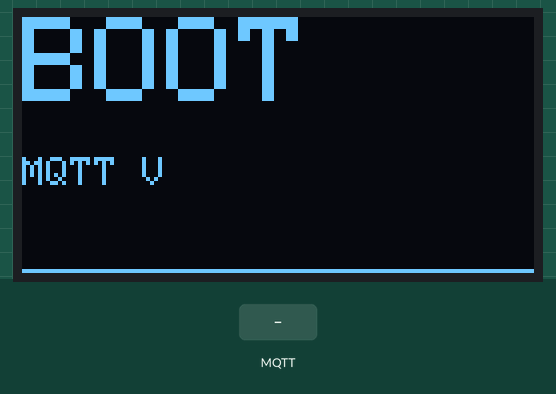
A sketch run on a simulated ESP8266 (NodeMCU). Shown: 128×64 one-colour display. The inputs (shaded band) are chosen by the test bench. WiFi joins after 1.5 s; servers stay silent unless stated; no MQTT or app messages arrive unless stated; not simulated (calls return 0 or success): arduino_secrets.h; what the sketch prints to the serial monitor is not drawn.

Above: at 2.2 s.
At 8.6 s:
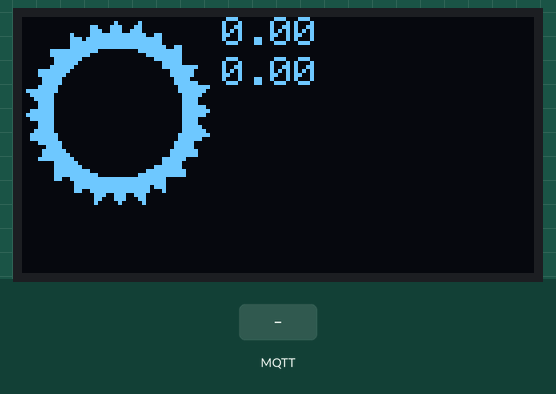
8.7 s: MQTT message "09" arrives on the first subscribed topic
10.2 s: MQTT message "on" arrives on the first subscribed topic
At 16.9 s:
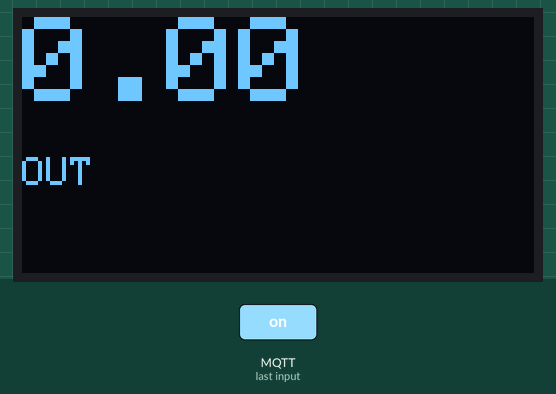
Timing chart, 0 to 17.7 s (numbered marks = the images above; inputs shaded):
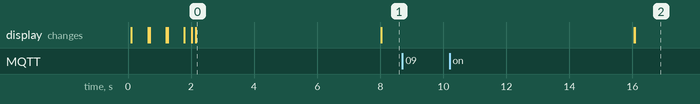

The sketch:

micro-display.ino
```cpp
#include "arduino_secrets.h"
#include <Adafruit_GFX.h>
#include <Adafruit_SSD1306.h>

#include <ESP8266WiFi.h>
#include <PubSubClient.h>

#include <DHT.h>
#include <DHT_U.h>

#define OLED_RESET 0
Adafruit_SSD1306 display(OLED_RESET);

const char* ssid = SECRET_SSID;
const char* password =  SECRET_PASSWD;

const char* mqttServer = "docker-master-1";
const int mqttPort = 1883;

float outsideTemperature = 0;
float insideTemperature = 0;
float outsideHumidity = 0;
double outsideDewPoint = 0;
char symbol = 's';

unsigned long expectedUpdateInterval = 10 * 60 * 1000; //ms
unsigned long lastUpdateMillis = 0;

//generated with: http://javl.github.io/image2cpp/
const unsigned char rain [] PROGMEM = {
  // '9-512_48x48, 48x48px -> https://www.iconfinder.com/icons/2459666/cloud_cloudy_rain_raining_weather_icon
  0x00, 0x00, 0x00, 0x7e, 0x00, 0x00, 0x00, 0x00, 0x01, 0xff, 0xc0, 0x00, 0x00, 0x00, 0x07, 0xff,
  0xe0, 0x00, 0x00, 0x00, 0x0f, 0x80, 0xf8, 0x00, 0x00, 0x00, 0x1e, 0x00, 0x38, 0x00, 0x00, 0x3f,
  0x9c, 0x00, 0x1c, 0x00, 0x00, 0x7f, 0xf8, 0x00, 0x1e, 0x00, 0x00, 0xff, 0xf8, 0x00, 0x0e, 0x00,
  0x01, 0xe0, 0xf0, 0x00, 0x06, 0x00, 0x03, 0xc0, 0x30, 0x00, 0x07, 0x00, 0x03, 0x80, 0x00, 0x00,
  0x07, 0x00, 0x03, 0x00, 0x00, 0x00, 0x07, 0x00, 0x03, 0x00, 0x00, 0x00, 0x07, 0x00, 0x07, 0x00,
  0x00, 0x00, 0x07, 0x80, 0x1f, 0x00, 0x00, 0x00, 0x07, 0xf0, 0x3e, 0x00, 0x00, 0x00, 0x07, 0xf8,
  0x38, 0x00, 0x00, 0x00, 0x00, 0x3c, 0x70, 0x00, 0x00, 0x00, 0x00, 0x1e, 0x70, 0x00, 0x00, 0x00,
  0x00, 0x0e, 0xe0, 0x00, 0x00, 0x00, 0x00, 0x06, 0xe0, 0x00, 0x00, 0x00, 0x00, 0x07, 0xe0, 0x00,
  0x00, 0x00, 0x00, 0x07, 0xe0, 0x00, 0x00, 0x00, 0x00, 0x07, 0xe0, 0x00, 0x00, 0x00, 0x00, 0x07,
  0x60, 0x00, 0x00, 0x00, 0x00, 0x07, 0x70, 0x00, 0x00, 0x00, 0x00, 0x0e, 0x78, 0x00, 0x00, 0x00,
  0x00, 0x0e, 0x38, 0x00, 0x00, 0x00, 0x00, 0x3c, 0x1e, 0x00, 0x00, 0x00, 0x01, 0xf8, 0x0f, 0xff,
  0xff, 0xff, 0xff, 0xf0, 0x07, 0xff, 0xff, 0xff, 0xff, 0xe0, 0x00, 0x00, 0x00, 0x00, 0x00, 0x00,
  0x00, 0x00, 0x00, 0x00, 0x00, 0x00, 0x00, 0x00, 0x80, 0x00, 0x00, 0x00, 0x00, 0x01, 0xc0, 0x00,
  0x00, 0x00, 0x00, 0x03, 0xe0, 0x00, 0x00, 0x00, 0x00, 0x03, 0xe0, 0x00, 0xe0, 0x00, 0x00, 0x03,
  0xf0, 0x00, 0xe0, 0x00, 0x00, 0x03, 0xe0, 0x01, 0xf0, 0x00, 0x00, 0x01, 0xe0, 0x01, 0xf0, 0x00,
  0x00, 0x00, 0x00, 0x01, 0xf0, 0x00, 0x00, 0x00, 0x00, 0xc1, 0xf0, 0x00, 0x00, 0x00, 0x01, 0xe0,
  0x40, 0x00, 0x00, 0x00, 0x01, 0xf0, 0x00, 0x00, 0x00, 0x00, 0x03, 0xf0, 0x00, 0x00, 0x00, 0x00,
  0x03, 0xf0, 0x00, 0x00, 0x00, 0x00, 0x01, 0xf0, 0x00, 0x00, 0x00, 0x00, 0x00, 0xe0, 0x00, 0x00
};

const unsigned char sun [] PROGMEM = {
  // '1-128, 48x48px -> https://www.iconfinder.com/icons/2459676/heat_hot_sun_sunny_weather_icon
  0x00, 0x00, 0x00, 0x00, 0x00, 0x00, 0x00, 0x00, 0x01, 0x04, 0x00, 0x00, 0x00, 0x00, 0x63, 0x8c,
  0x00, 0x00, 0x00, 0x00, 0x73, 0x9c, 0x00, 0x00, 0x00, 0x08, 0x7f, 0xfe, 0x60, 0x00, 0x00, 0x0e,
  0xff, 0xff, 0xe0, 0x00, 0x00, 0x0f, 0xff, 0xff, 0xe0, 0x00, 0x00, 0x0f, 0xff, 0xff, 0xf3, 0x00,
  0x01, 0xff, 0xe0, 0x07, 0xff, 0x00, 0x01, 0xff, 0x80, 0x01, 0xff, 0x00, 0x00, 0xfe, 0x00, 0x00,
  0x7f, 0x00, 0x00, 0xfc, 0x00, 0x00, 0x1f, 0x00, 0x01, 0xf8, 0x00, 0x00, 0x1f, 0xf0, 0x0f, 0xf0,
  0x00, 0x00, 0x07, 0xe0, 0x0f, 0xe0, 0x00, 0x00, 0x07, 0xe0, 0x07, 0xc0, 0x00, 0x00, 0x03, 0xc0,
  0x07, 0xc0, 0x00, 0x00, 0x03, 0xf0, 0x0f, 0x80, 0x00, 0x00, 0x01, 0xfe, 0x7f, 0x80, 0x00, 0x00,
  0x01, 0xfc, 0x3f, 0x00, 0x00, 0x00, 0x00, 0xf8, 0x1f, 0x00, 0x00, 0x00, 0x00, 0xf0, 0x0f, 0x00,
  0x00, 0x00, 0x00, 0xf0, 0x0f, 0x00, 0x00, 0x00, 0x00, 0xfc, 0x3f, 0x00, 0x00, 0x00, 0x00, 0xfe,
  0x7f, 0x00, 0x00, 0x00, 0x00, 0xfc, 0x3f, 0x00, 0x00, 0x00, 0x00, 0xf0, 0x0f, 0x00, 0x00, 0x00,
  0x00, 0xf0, 0x0f, 0x00, 0x00, 0x00, 0x00, 0xf8, 0x1f, 0x00, 0x00, 0x00, 0x00, 0xfc, 0x3f, 0x80,
  0x00, 0x00, 0x01, 0xfe, 0x3f, 0x80, 0x00, 0x00, 0x01, 0xf8, 0x0f, 0xc0, 0x00, 0x00, 0x03, 0xe0,
  0x03, 0xc0, 0x00, 0x00, 0x03, 0xe0, 0x07, 0xe0, 0x00, 0x00, 0x07, 0xf0, 0x07, 0xf0, 0x00, 0x00,
  0x07, 0xf0, 0x0f, 0xf8, 0x00, 0x00, 0x1f, 0x80, 0x00, 0xfc, 0x00, 0x00, 0x1f, 0x00, 0x00, 0xfe,
  0x00, 0x00, 0x7f, 0x00, 0x00, 0xff, 0x80, 0x01, 0xff, 0x80, 0x00, 0xff, 0xe0, 0x07, 0xff, 0x80,
  0x00, 0xcf, 0xff, 0xff, 0xf0, 0x00, 0x00, 0x07, 0xff, 0xff, 0xf0, 0x00, 0x00, 0x07, 0xff, 0xff,
  0x70, 0x00, 0x00, 0x06, 0x7f, 0xff, 0x10, 0x00, 0x00, 0x00, 0x39, 0xce, 0x00, 0x00, 0x00, 0x00,
  0x31, 0xc6, 0x00, 0x00, 0x00, 0x00, 0x20, 0x82, 0x00, 0x00, 0x00, 0x00, 0x00, 0x00, 0x00, 0x00
};

const unsigned char cloudy [] PROGMEM = {
  // '11-512, 48x48px -> https://www.iconfinder.com/icons/2459672/cloud_cloudy_overcast_weather_icon
  0x00, 0x00, 0x00, 0x00, 0x00, 0x00, 0x00, 0x00, 0x00, 0x00, 0x00, 0x00, 0x00, 0x00, 0x00, 0x00,
  0x00, 0x00, 0x00, 0x00, 0x00, 0x00, 0x00, 0x00, 0x00, 0x00, 0x00, 0x00, 0x00, 0x00, 0x00, 0x00,
  0x00, 0x00, 0x00, 0x00, 0x00, 0x00, 0x00, 0x00, 0x00, 0x00, 0x00, 0x4d, 0x80, 0x00, 0x00, 0x00,
  0x00, 0x7f, 0xa0, 0x00, 0x00, 0x00, 0x03, 0xff, 0xe0, 0x00, 0x00, 0x00, 0x0b, 0xe0, 0xfc, 0x00,
  0x00, 0x00, 0x0f, 0x00, 0x3c, 0x00, 0x00, 0x00, 0x0e, 0x00, 0x1f, 0x00, 0x00, 0x00, 0x3c, 0x00,
  0x0f, 0x00, 0x00, 0x00, 0x18, 0x00, 0x06, 0x0f, 0x80, 0x00, 0x38, 0x00, 0x07, 0xff, 0xe0, 0x00,
  0x78, 0x00, 0x03, 0xfd, 0xf8, 0x00, 0x30, 0x00, 0x03, 0xe0, 0x3c, 0x00, 0x30, 0x00, 0x03, 0x80,
  0x0e, 0x00, 0x70, 0x03, 0xff, 0x00, 0x07, 0x00, 0x30, 0x0f, 0xff, 0x00, 0x07, 0x00, 0x38, 0x1e,
  0x1e, 0x00, 0x03, 0x00, 0x78, 0x1c, 0x06, 0x00, 0x03, 0x80, 0x18, 0x18, 0x00, 0x00, 0x03, 0x80,
  0x1c, 0x38, 0x00, 0x00, 0x03, 0x80, 0x1e, 0x38, 0x00, 0x00, 0x03, 0x80, 0x07, 0xf8, 0x00, 0x00,
  0x03, 0xe0, 0x0f, 0xf0, 0x00, 0x00, 0x03, 0xf8, 0x01, 0xc0, 0x00, 0x00, 0x00, 0x3c, 0x03, 0x80,
  0x00, 0x00, 0x00, 0x1e, 0x03, 0x00, 0x00, 0x00, 0x00, 0x0e, 0x07, 0x00, 0x00, 0x00, 0x00, 0x07,
  0x07, 0x00, 0x00, 0x00, 0x00, 0x07, 0x07, 0x00, 0x00, 0x00, 0x00, 0x03, 0x07, 0x00, 0x00, 0x00,
  0x00, 0x03, 0x07, 0x00, 0x00, 0x00, 0x00, 0x07, 0x03, 0x00, 0x00, 0x00, 0x00, 0x06, 0x03, 0x80,
  0x00, 0x00, 0x00, 0x0e, 0x01, 0xc0, 0x00, 0x00, 0x00, 0x1e, 0x00, 0xe0, 0x00, 0x00, 0x00, 0x7c,
  0x00, 0x7f, 0xff, 0xff, 0xff, 0xf0, 0x00, 0x3f, 0xff, 0xff, 0xff, 0xe0, 0x00, 0x00, 0x00, 0x00,
  0x00, 0x00, 0x00, 0x00, 0x00, 0x00, 0x00, 0x00, 0x00, 0x00, 0x00, 0x00, 0x00, 0x00, 0x00, 0x00,
  0x00, 0x00, 0x00, 0x00, 0x00, 0x00, 0x00, 0x00, 0x00, 0x00, 0x00, 0x00, 0x00, 0x00, 0x00, 0x00
};

WiFiClient espClient;
PubSubClient client(espClient);
int screenIndex = 0;
unsigned long interval = 8000; // the time we need to wait between screen changes
unsigned long previousMillis = 0;

void setup() {
  Serial.begin(9600);
  WiFi.begin(ssid, password);
  display.begin(SSD1306_SWITCHCAPVCC, 0x3C);

  displayText("BOOT", "WIFI");
  displayProgress(10);
  while (WiFi.status() != WL_CONNECTED) {
    delay(500);
    displayText("BOOT", "WIFI ...");
    displayProgress(40);
  }
  displayProgress(50);

  displayText("BOOT", "MQTT");
  client.setServer(mqttServer, mqttPort);
  client.setCallback(callback);
  displayProgress(60);

  displayText("BOOT", "MQTT ...");
  while (!client.connected()) {
    displayProgress(70);

    if (client.connect("ESP8266Client")) {

      displayText("BOOT", "MQTT V");
      client.subscribe("weather/actual/+"); //outside
      displayProgress(100);

    } else {
      displayText("BOOT", "MQTT X");
      delay(2000);
      displayText("MQTT", String(client.state()));
      delay(2000);
    }
  }

  // Clear the buffer.
  display.clearDisplay();

}

void loop() {
  client.loop();

  unsigned long currentMillis = millis(); // grab current time

  if ((unsigned long)(currentMillis - previousMillis) >= interval) {
    screenIndex ++;
    if (screenIndex > 1) {
      if ((unsigned long)(millis() - lastUpdateMillis) >= expectedUpdateInterval) {
        screenIndex = -1; //show battery screen
      } else {
        screenIndex = 0;
      }
    }
    showScreen(screenIndex);
    previousMillis = millis();
  }

}

void showScreen(int index) {
  switch (index) {
    case 0:
      displayOutsideTemperature();
      break;
    case 1:
      displayOutsidePrediction();
      break;
    //case 2:
    //  displayInsideTemperature();
    //  break;
    default:
      displayChargeLevel(0);
      break;
  }
}

void displayOutsideTemperature() {
  displayText(String(round(outsideTemperature)), "OUT");
}

void displayInsideTemperature() {
  displayText(String(round(insideTemperature)), "IN");
}

void displayOutsidePrediction() {
  display.clearDisplay();
  if (symbol == 'r') {
    display.drawBitmap(0, 0,  rain, 48, 48, 1);
  } else {
    if (symbol == 'c') {
      display.drawBitmap(0, 0,  cloudy, 48, 48, 1);
    } else {
      display.drawBitmap(0, 0,  sun, 48, 48, 1);
    }
  }
  display.setTextSize(0);
  display.setTextColor(WHITE);
  display.setCursor(50, 0);
  display.println(String(round(outsideHumidity)));
  display.setCursor(50, 10);
  display.println(String(round(outsideDewPoint)));
  display.display();
}

void displayChargeLevel(int level) {
  displayText("BAT", "");
}

void displayText(String textline1, String textline2) {
  display.clearDisplay();
  display.display();
  display.setTextSize(3);
  display.setTextColor(WHITE);
  display.setCursor(0, 0);
  display.println(textline1);


  display.setTextSize(1);
  display.setTextColor(WHITE);
  display.setCursor(0, 35);
  display.println(textline2);

  display.display();
}

void displayProgress(int i) {
  display.drawLine(0, display.height() - 1, display.width(), display.height() - 1, BLACK);
  display.drawLine(0, display.height() - 1, display.width()*i / 100, display.height() - 1, WHITE);
  display.display();
}

void callback(char* topicArray, byte* payloadArray, unsigned int length) {
  String payload = String((char*)payloadArray);
  String topic = String(topicArray);
  Serial.println("Message received: " + topic + " = " + payload);
  if (topic.endsWith("temperature")) {
    Serial.println("update outside temperature");
    outsideTemperature = payload.toFloat();
  }
  if (topic.endsWith("humidity")) {
    Serial.println("update outside humidity");
    outsideHumidity = payload.toFloat();
  }
  if (topic.endsWith("dewpoint")) {
    Serial.println("update outside dewpoint");
    outsideDewPoint = payload.toFloat();
  }
  if (topic.endsWith("icon")) {
    symbol = 'c';
    Serial.println("update outside symbol");
    if(payload.startsWith("09") || payload.startsWith("1")){
      symbol = 'r';
    }
    if(payload.startsWith("01")){
      symbol = 's';
    }
    Serial.println(symbol);
  }
  lastUpdateMillis = millis();
}
```

Measured:
- after the input at 8.7 s, every drawn part: stays the same
- what the display in image 0 shows lasts 5.9 s, from 2.1 s to 8.0 s
